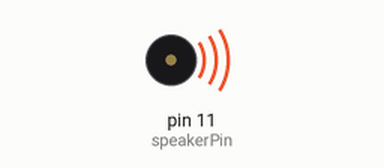
Simulated run of this sketch. Board: Arduino Uno, built with avr-gcc and run on an emulated ATmega328P. Shown: buzzer (waves = sounding, pin HIGH).

Above: at 0.02 s.
Timing chart, 0 to 3.0 s (numbered marks = the images above):
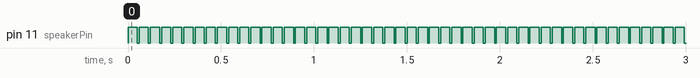

The sketch:

KeyesBuzzer.ino
```cpp
//Example code KY012 active buzzer
int speakerPin = 11;
void setup () {
  pinMode (speakerPin, OUTPUT);
}

void loop () {
  analogWrite (speakerPin, 255);
  delay (50);
  analogWrite (speakerPin, 0);
  delay (10);
}
```

Measured:
- by itself, pin 11 (speakerPin): alternates HIGH for 0.05 s and LOW for 0.01 s
